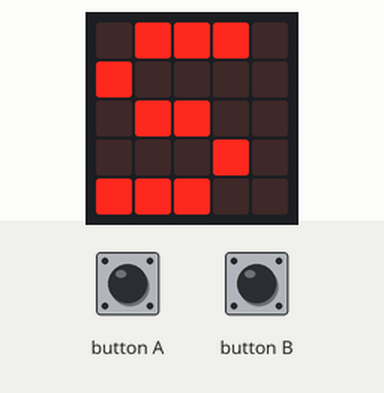
Simulated run of this program. Board: BBC micro:bit running MicroPython. Shown: the board's 5×5 LED display. The test bench sets the inputs (shaded band).

Above: at 1.2 s.
1.3 s: button A pressed for 0.15 s
At 1.4 s:
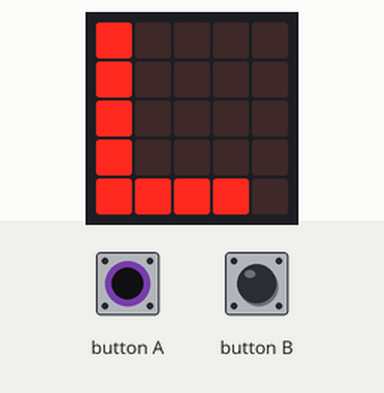
3.0 s: button B pressed for 0.15 s
At 3.1 s:
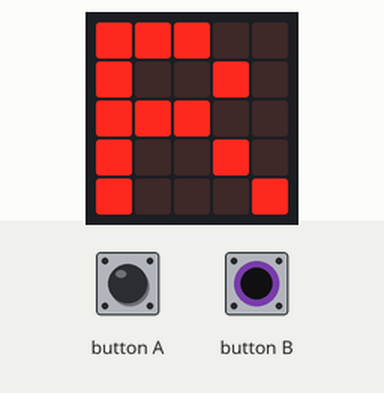
4.7 s: button B pressed for 3.2 s
9.4 s: button A pressed for 3.2 s
At 10.5 s:
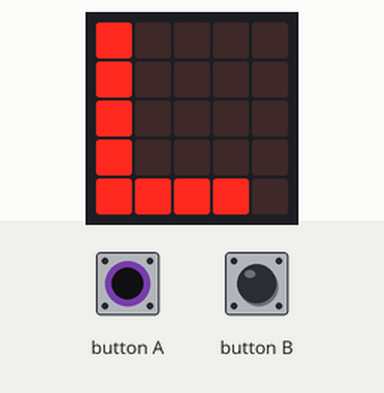
14.1 s: button A driven LOW and button B driven LOW
At 14.5 s:
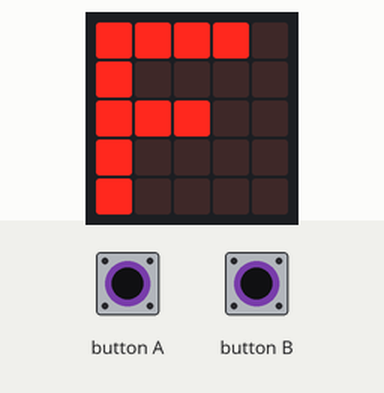
Timing chart, 0 to 16.6 s (numbered marks = the images above; inputs shaded):
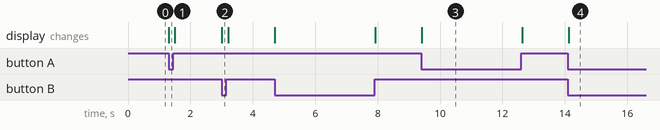

The program:

remote_template.py
```python
from microbit import *

while True:
    a = button_a.is_pressed()
    b = button_b.is_pressed()

    if a and b:
        display.show('F')
    elif a:
        display.show('L')
    elif b:
        display.show('R')
    else:
        display.show('S')

    sleep(100)
    
```

Measured:
- after the input at 1.3 s, the display: changes at once (image 1)
- after the input at 3.0 s, the display: changes at once (image 2)
- after the input at 9.4 s, the display: changes at once (image 3)
- after the input at 14.1 s, the display: changes at once (image 4)
